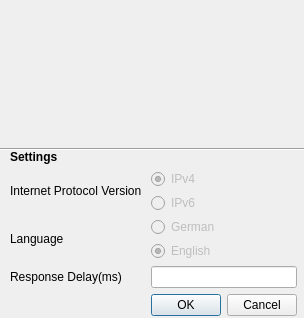
<?xml version="1.0" encoding="UTF-8"?>
<ui version="4.0">
 <class>Settings</class>
 <widget class="QDialog" name="Settings">
  <property name="geometry">
   <rect>
    <x>0</x>
    <y>0</y>
    <width>304</width>
    <height>318</height>
   </rect>
  </property>
  <property name="windowTitle">
   <string>Settings</string>
  </property>
  <widget class="QWidget" name="gridLayoutWidget_2">
   <property name="geometry">
    <rect>
     <x>10</x>
     <y>150</y>
     <width>287</width>
     <height>166</height>
    </rect>
   </property>
   <layout class="QGridLayout" name="gridLayout_2">
    <item row="3" column="0">
     <widget class="QLabel" name="label_2">
      <property name="text">
       <string>Response Delay(ms)</string>
      </property>
     </widget>
    </item>
    <item row="3" column="1">
     <widget class="QLineEdit" name="lineEditDelay"/>
    </item>
    <item row="2" column="1">
     <layout class="QGridLayout" name="gridLayout">
      <item row="1" column="0">
       <widget class="QRadioButton" name="radioButton_Eng">
        <property name="enabled">
         <bool>false</bool>
        </property>
        <property name="text">
         <string>English</string>
        </property>
        <property name="checked">
         <bool>true</bool>
        </property>
        <attribute name="buttonGroup">
         <string notr="true">buttonGroup</string>
        </attribute>
       </widget>
      </item>
      <item row="0" column="0">
       <widget class="QRadioButton" name="radioButton_Ger">
        <property name="enabled">
         <bool>false</bool>
        </property>
        <property name="text">
         <string>German</string>
        </property>
        <attribute name="buttonGroup">
         <string notr="true">buttonGroup</string>
        </attribute>
       </widget>
      </item>
     </layout>
    </item>
    <item row="2" column="0">
     <widget class="QLabel" name="label_3">
      <property name="text">
       <string>Language</string>
      </property>
     </widget>
    </item>
    <item row="4" column="1">
     <widget class="QDialogButtonBox" name="buttonBox">
      <property name="orientation">
       <enum>Qt::Horizontal</enum>
      </property>
      <property name="standardButtons">
       <set>QDialogButtonBox::Cancel|QDialogButtonBox::Ok</set>
      </property>
     </widget>
    </item>
    <item row="0" column="0">
     <widget class="QLabel" name="label">
      <property name="font">
       <font>
        <weight>75</weight>
        <bold>true</bold>
       </font>
      </property>
      <property name="text">
       <string>Settings</string>
      </property>
     </widget>
    </item>
    <item row="1" column="0">
     <widget class="QLabel" name="label_4">
      <property name="text">
       <string>Internet Protocol Version </string>
      </property>
     </widget>
    </item>
    <item row="1" column="1">
     <layout class="QVBoxLayout" name="verticalLayout">
      <item>
       <widget class="QRadioButton" name="radioButton_IPv4">
        <property name="enabled">
         <bool>false</bool>
        </property>
        <property name="text">
         <string>IPv4</string>
        </property>
        <property name="checked">
         <bool>true</bool>
        </property>
       </widget>
      </item>
      <item>
       <widget class="QRadioButton" name="radioButton_IPv6">
        <property name="enabled">
         <bool>false</bool>
        </property>
        <property name="text">
         <string>IPv6</string>
        </property>
       </widget>
      </item>
     </layout>
    </item>
   </layout>
  </widget>
  <widget class="QLabel" name="pic_settings">
   <property name="geometry">
    <rect>
     <x>10</x>
     <y>10</y>
     <width>281</width>
     <height>131</height>
    </rect>
   </property>
   <property name="text">
    <string/>
   </property>
  </widget>
  <widget class="Line" name="line">
   <property name="geometry">
    <rect>
     <x>-3</x>
     <y>129</y>
     <width>321</width>
     <height>41</height>
    </rect>
   </property>
   <property name="orientation">
    <enum>Qt::Horizontal</enum>
   </property>
  </widget>
 </widget>
 <resources/>
 <connections>
  <connection>
   <sender>buttonBox</sender>
   <signal>accepted()</signal>
   <receiver>Settings</receiver>
   <slot>accept()</slot>
   <hints>
    <hint type="sourcelabel">
     <x>270</x>
     <y>236</y>
    </hint>
    <hint type="destinationlabel">
     <x>157</x>
     <y>241</y>
    </hint>
   </hints>
  </connection>
  <connection>
   <sender>buttonBox</sender>
   <signal>rejected()</signal>
   <receiver>Settings</receiver>
   <slot>reject()</slot>
   <hints>
    <hint type="sourcelabel">
     <x>270</x>
     <y>236</y>
    </hint>
    <hint type="destinationlabel">
     <x>281</x>
     <y>241</y>
    </hint>
   </hints>
  </connection>
 </connections>
 <buttongroups>
  <buttongroup name="buttonGroup"/>
 </buttongroups>
</ui>
